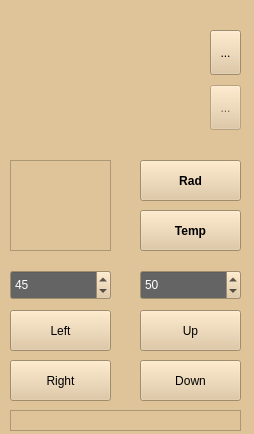
<?xml version="1.0" encoding="UTF-8"?>
<ui version="4.0">
 <author>Denis Khachko</author>
 <class>TurtlePult</class>
 <widget class="QWidget" name="TurtlePult">
  <property name="geometry">
   <rect>
    <x>0</x>
    <y>0</y>
    <width>254</width>
    <height>434</height>
   </rect>
  </property>
  <property name="minimumSize">
   <size>
    <width>254</width>
    <height>434</height>
   </size>
  </property>
  <property name="maximumSize">
   <size>
    <width>254</width>
    <height>434</height>
   </size>
  </property>
  <property name="palette">
   <palette>
    <active>
     <colorrole role="WindowText">
      <brush brushstyle="SolidPattern">
       <color alpha="255">
        <red>0</red>
        <green>0</green>
        <blue>0</blue>
       </color>
      </brush>
     </colorrole>
     <colorrole role="Button">
      <brush brushstyle="SolidPattern">
       <color alpha="255">
        <red>223</red>
        <green>196</green>
        <blue>153</blue>
       </color>
      </brush>
     </colorrole>
     <colorrole role="Light">
      <brush brushstyle="SolidPattern">
       <color alpha="255">
        <red>255</red>
        <green>255</green>
        <blue>255</blue>
       </color>
      </brush>
     </colorrole>
     <colorrole role="Midlight">
      <brush brushstyle="SolidPattern">
       <color alpha="255">
        <red>239</red>
        <green>225</green>
        <blue>204</blue>
       </color>
      </brush>
     </colorrole>
     <colorrole role="Dark">
      <brush brushstyle="SolidPattern">
       <color alpha="255">
        <red>111</red>
        <green>98</green>
        <blue>76</blue>
       </color>
      </brush>
     </colorrole>
     <colorrole role="Mid">
      <brush brushstyle="SolidPattern">
       <color alpha="255">
        <red>149</red>
        <green>131</green>
        <blue>102</blue>
       </color>
      </brush>
     </colorrole>
     <colorrole role="Text">
      <brush brushstyle="SolidPattern">
       <color alpha="255">
        <red>0</red>
        <green>0</green>
        <blue>0</blue>
       </color>
      </brush>
     </colorrole>
     <colorrole role="BrightText">
      <brush brushstyle="SolidPattern">
       <color alpha="255">
        <red>255</red>
        <green>255</green>
        <blue>255</blue>
       </color>
      </brush>
     </colorrole>
     <colorrole role="ButtonText">
      <brush brushstyle="SolidPattern">
       <color alpha="255">
        <red>0</red>
        <green>0</green>
        <blue>0</blue>
       </color>
      </brush>
     </colorrole>
     <colorrole role="Base">
      <brush brushstyle="SolidPattern">
       <color alpha="255">
        <red>255</red>
        <green>255</green>
        <blue>255</blue>
       </color>
      </brush>
     </colorrole>
     <colorrole role="Window">
      <brush brushstyle="SolidPattern">
       <color alpha="255">
        <red>223</red>
        <green>196</green>
        <blue>153</blue>
       </color>
      </brush>
     </colorrole>
     <colorrole role="Shadow">
      <brush brushstyle="SolidPattern">
       <color alpha="255">
        <red>0</red>
        <green>0</green>
        <blue>0</blue>
       </color>
      </brush>
     </colorrole>
     <colorrole role="AlternateBase">
      <brush brushstyle="SolidPattern">
       <color alpha="255">
        <red>239</red>
        <green>225</green>
        <blue>204</blue>
       </color>
      </brush>
     </colorrole>
     <colorrole role="ToolTipBase">
      <brush brushstyle="SolidPattern">
       <color alpha="255">
        <red>255</red>
        <green>255</green>
        <blue>220</blue>
       </color>
      </brush>
     </colorrole>
     <colorrole role="ToolTipText">
      <brush brushstyle="SolidPattern">
       <color alpha="255">
        <red>0</red>
        <green>0</green>
        <blue>0</blue>
       </color>
      </brush>
     </colorrole>
    </active>
    <inactive>
     <colorrole role="WindowText">
      <brush brushstyle="SolidPattern">
       <color alpha="255">
        <red>0</red>
        <green>0</green>
        <blue>0</blue>
       </color>
      </brush>
     </colorrole>
     <colorrole role="Button">
      <brush brushstyle="SolidPattern">
       <color alpha="255">
        <red>223</red>
        <green>196</green>
        <blue>153</blue>
       </color>
      </brush>
     </colorrole>
     <colorrole role="Light">
      <brush brushstyle="SolidPattern">
       <color alpha="255">
        <red>255</red>
        <green>255</green>
        <blue>255</blue>
       </color>
      </brush>
     </colorrole>
     <colorrole role="Midlight">
      <brush brushstyle="SolidPattern">
       <color alpha="255">
        <red>239</red>
        <green>225</green>
        <blue>204</blue>
       </color>
      </brush>
     </colorrole>
     <colorrole role="Dark">
      <brush brushstyle="SolidPattern">
       <color alpha="255">
        <red>111</red>
        <green>98</green>
        <blue>76</blue>
       </color>
      </brush>
     </colorrole>
     <colorrole role="Mid">
      <brush brushstyle="SolidPattern">
       <color alpha="255">
        <red>149</red>
        <green>131</green>
        <blue>102</blue>
       </color>
      </brush>
     </colorrole>
     <colorrole role="Text">
      <brush brushstyle="SolidPattern">
       <color alpha="255">
        <red>0</red>
        <green>0</green>
        <blue>0</blue>
       </color>
      </brush>
     </colorrole>
     <colorrole role="BrightText">
      <brush brushstyle="SolidPattern">
       <color alpha="255">
        <red>255</red>
        <green>255</green>
        <blue>255</blue>
       </color>
      </brush>
     </colorrole>
     <colorrole role="ButtonText">
      <brush brushstyle="SolidPattern">
       <color alpha="255">
        <red>0</red>
        <green>0</green>
        <blue>0</blue>
       </color>
      </brush>
     </colorrole>
     <colorrole role="Base">
      <brush brushstyle="SolidPattern">
       <color alpha="255">
        <red>255</red>
        <green>255</green>
        <blue>255</blue>
       </color>
      </brush>
     </colorrole>
     <colorrole role="Window">
      <brush brushstyle="SolidPattern">
       <color alpha="255">
        <red>223</red>
        <green>196</green>
        <blue>153</blue>
       </color>
      </brush>
     </colorrole>
     <colorrole role="Shadow">
      <brush brushstyle="SolidPattern">
       <color alpha="255">
        <red>0</red>
        <green>0</green>
        <blue>0</blue>
       </color>
      </brush>
     </colorrole>
     <colorrole role="AlternateBase">
      <brush brushstyle="SolidPattern">
       <color alpha="255">
        <red>239</red>
        <green>225</green>
        <blue>204</blue>
       </color>
      </brush>
     </colorrole>
     <colorrole role="ToolTipBase">
      <brush brushstyle="SolidPattern">
       <color alpha="255">
        <red>255</red>
        <green>255</green>
        <blue>220</blue>
       </color>
      </brush>
     </colorrole>
     <colorrole role="ToolTipText">
      <brush brushstyle="SolidPattern">
       <color alpha="255">
        <red>0</red>
        <green>0</green>
        <blue>0</blue>
       </color>
      </brush>
     </colorrole>
    </inactive>
    <disabled>
     <colorrole role="WindowText">
      <brush brushstyle="SolidPattern">
       <color alpha="255">
        <red>111</red>
        <green>98</green>
        <blue>76</blue>
       </color>
      </brush>
     </colorrole>
     <colorrole role="Button">
      <brush brushstyle="SolidPattern">
       <color alpha="255">
        <red>223</red>
        <green>196</green>
        <blue>153</blue>
       </color>
      </brush>
     </colorrole>
     <colorrole role="Light">
      <brush brushstyle="SolidPattern">
       <color alpha="255">
        <red>255</red>
        <green>255</green>
        <blue>255</blue>
       </color>
      </brush>
     </colorrole>
     <colorrole role="Midlight">
      <brush brushstyle="SolidPattern">
       <color alpha="255">
        <red>239</red>
        <green>225</green>
        <blue>204</blue>
       </color>
      </brush>
     </colorrole>
     <colorrole role="Dark">
      <brush brushstyle="SolidPattern">
       <color alpha="255">
        <red>111</red>
        <green>98</green>
        <blue>76</blue>
       </color>
      </brush>
     </colorrole>
     <colorrole role="Mid">
      <brush brushstyle="SolidPattern">
       <color alpha="255">
        <red>149</red>
        <green>131</green>
        <blue>102</blue>
       </color>
      </brush>
     </colorrole>
     <colorrole role="Text">
      <brush brushstyle="SolidPattern">
       <color alpha="255">
        <red>111</red>
        <green>98</green>
        <blue>76</blue>
       </color>
      </brush>
     </colorrole>
     <colorrole role="BrightText">
      <brush brushstyle="SolidPattern">
       <color alpha="255">
        <red>255</red>
        <green>255</green>
        <blue>255</blue>
       </color>
      </brush>
     </colorrole>
     <colorrole role="ButtonText">
      <brush brushstyle="SolidPattern">
       <color alpha="255">
        <red>111</red>
        <green>98</green>
        <blue>76</blue>
       </color>
      </brush>
     </colorrole>
     <colorrole role="Base">
      <brush brushstyle="SolidPattern">
       <color alpha="255">
        <red>223</red>
        <green>196</green>
        <blue>153</blue>
       </color>
      </brush>
     </colorrole>
     <colorrole role="Window">
      <brush brushstyle="SolidPattern">
       <color alpha="255">
        <red>223</red>
        <green>196</green>
        <blue>153</blue>
       </color>
      </brush>
     </colorrole>
     <colorrole role="Shadow">
      <brush brushstyle="SolidPattern">
       <color alpha="255">
        <red>0</red>
        <green>0</green>
        <blue>0</blue>
       </color>
      </brush>
     </colorrole>
     <colorrole role="AlternateBase">
      <brush brushstyle="SolidPattern">
       <color alpha="255">
        <red>223</red>
        <green>196</green>
        <blue>153</blue>
       </color>
      </brush>
     </colorrole>
     <colorrole role="ToolTipBase">
      <brush brushstyle="SolidPattern">
       <color alpha="255">
        <red>255</red>
        <green>255</green>
        <blue>220</blue>
       </color>
      </brush>
     </colorrole>
     <colorrole role="ToolTipText">
      <brush brushstyle="SolidPattern">
       <color alpha="255">
        <red>0</red>
        <green>0</green>
        <blue>0</blue>
       </color>
      </brush>
     </colorrole>
    </disabled>
   </palette>
  </property>
  <property name="font">
   <font>
    <weight>50</weight>
    <bold>false</bold>
   </font>
  </property>
  <property name="windowTitle">
   <string>Пульт</string>
  </property>
  <widget class="QPushButton" name="TempB">
   <property name="geometry">
    <rect>
     <x>140</x>
     <y>210</y>
     <width>101</width>
     <height>41</height>
    </rect>
   </property>
   <property name="font">
    <font>
     <weight>75</weight>
     <bold>true</bold>
    </font>
   </property>
   <property name="text">
    <string>Temp</string>
   </property>
  </widget>
  <widget class="QPushButton" name="UpB">
   <property name="geometry">
    <rect>
     <x>140</x>
     <y>310</y>
     <width>101</width>
     <height>41</height>
    </rect>
   </property>
   <property name="text">
    <string>Up</string>
   </property>
  </widget>
  <widget class="QPushButton" name="RightB">
   <property name="geometry">
    <rect>
     <x>10</x>
     <y>360</y>
     <width>101</width>
     <height>41</height>
    </rect>
   </property>
   <property name="text">
    <string>Right</string>
   </property>
  </widget>
  <widget class="QPushButton" name="LeftB">
   <property name="geometry">
    <rect>
     <x>10</x>
     <y>310</y>
     <width>101</width>
     <height>41</height>
    </rect>
   </property>
   <property name="text">
    <string>Left</string>
   </property>
  </widget>
  <widget class="QPushButton" name="DownB">
   <property name="geometry">
    <rect>
     <x>140</x>
     <y>360</y>
     <width>101</width>
     <height>41</height>
    </rect>
   </property>
   <property name="text">
    <string>Down</string>
   </property>
  </widget>
  <widget class="QPushButton" name="RadB">
   <property name="geometry">
    <rect>
     <x>140</x>
     <y>160</y>
     <width>101</width>
     <height>41</height>
    </rect>
   </property>
   <property name="font">
    <font>
     <weight>75</weight>
     <bold>true</bold>
    </font>
   </property>
   <property name="text">
    <string>Rad</string>
   </property>
  </widget>
  <widget class="QToolButton" name="ClearLog">
   <property name="geometry">
    <rect>
     <x>210</x>
     <y>30</y>
     <width>31</width>
     <height>45</height>
    </rect>
   </property>
   <property name="text">
    <string>...</string>
   </property>
   <property name="icon">
    <iconset resource="application.qrc">
     <normaloff>:/clear.png</normaloff>:/clear.png</iconset>
   </property>
  </widget>
  <widget class="QSpinBox" name="stepVal">
   <property name="geometry">
    <rect>
     <x>140</x>
     <y>270</y>
     <width>101</width>
     <height>30</height>
    </rect>
   </property>
   <property name="palette">
    <palette>
     <active>
      <colorrole role="WindowText">
       <brush brushstyle="SolidPattern">
        <color alpha="255">
         <red>0</red>
         <green>0</green>
         <blue>0</blue>
        </color>
       </brush>
      </colorrole>
      <colorrole role="Light">
       <brush brushstyle="SolidPattern">
        <color alpha="255">
         <red>216</red>
         <green>255</green>
         <blue>197</blue>
        </color>
       </brush>
      </colorrole>
      <colorrole role="Midlight">
       <brush brushstyle="SolidPattern">
        <color alpha="255">
         <red>194</red>
         <green>167</green>
         <blue>239</blue>
        </color>
       </brush>
      </colorrole>
      <colorrole role="Text">
       <brush brushstyle="SolidPattern">
        <color alpha="255">
         <red>255</red>
         <green>255</green>
         <blue>255</blue>
        </color>
       </brush>
      </colorrole>
      <colorrole role="ButtonText">
       <brush brushstyle="SolidPattern">
        <color alpha="255">
         <red>255</red>
         <green>255</green>
         <blue>255</blue>
        </color>
       </brush>
      </colorrole>
      <colorrole role="Base">
       <brush brushstyle="SolidPattern">
        <color alpha="255">
         <red>100</red>
         <green>100</green>
         <blue>100</blue>
        </color>
       </brush>
      </colorrole>
     </active>
     <inactive>
      <colorrole role="WindowText">
       <brush brushstyle="SolidPattern">
        <color alpha="255">
         <red>0</red>
         <green>0</green>
         <blue>0</blue>
        </color>
       </brush>
      </colorrole>
      <colorrole role="Light">
       <brush brushstyle="SolidPattern">
        <color alpha="255">
         <red>216</red>
         <green>255</green>
         <blue>197</blue>
        </color>
       </brush>
      </colorrole>
      <colorrole role="Midlight">
       <brush brushstyle="SolidPattern">
        <color alpha="255">
         <red>194</red>
         <green>167</green>
         <blue>239</blue>
        </color>
       </brush>
      </colorrole>
      <colorrole role="Text">
       <brush brushstyle="SolidPattern">
        <color alpha="255">
         <red>255</red>
         <green>255</green>
         <blue>255</blue>
        </color>
       </brush>
      </colorrole>
      <colorrole role="ButtonText">
       <brush brushstyle="SolidPattern">
        <color alpha="255">
         <red>255</red>
         <green>255</green>
         <blue>255</blue>
        </color>
       </brush>
      </colorrole>
      <colorrole role="Base">
       <brush brushstyle="SolidPattern">
        <color alpha="255">
         <red>100</red>
         <green>100</green>
         <blue>100</blue>
        </color>
       </brush>
      </colorrole>
     </inactive>
     <disabled>
      <colorrole role="WindowText">
       <brush brushstyle="SolidPattern">
        <color alpha="255">
         <red>111</red>
         <green>98</green>
         <blue>76</blue>
        </color>
       </brush>
      </colorrole>
      <colorrole role="Light">
       <brush brushstyle="SolidPattern">
        <color alpha="255">
         <red>216</red>
         <green>255</green>
         <blue>197</blue>
        </color>
       </brush>
      </colorrole>
      <colorrole role="Midlight">
       <brush brushstyle="SolidPattern">
        <color alpha="255">
         <red>194</red>
         <green>167</green>
         <blue>239</blue>
        </color>
       </brush>
      </colorrole>
      <colorrole role="Text">
       <brush brushstyle="SolidPattern">
        <color alpha="255">
         <red>111</red>
         <green>98</green>
         <blue>76</blue>
        </color>
       </brush>
      </colorrole>
      <colorrole role="ButtonText">
       <brush brushstyle="SolidPattern">
        <color alpha="255">
         <red>111</red>
         <green>98</green>
         <blue>76</blue>
        </color>
       </brush>
      </colorrole>
      <colorrole role="Base">
       <brush brushstyle="SolidPattern">
        <color alpha="255">
         <red>223</red>
         <green>196</green>
         <blue>153</blue>
        </color>
       </brush>
      </colorrole>
     </disabled>
    </palette>
   </property>
   <property name="minimum">
    <number>0</number>
   </property>
   <property name="maximum">
    <number>500</number>
   </property>
   <property name="value">
    <number>50</number>
   </property>
  </widget>
  <widget class="QSpinBox" name="gradVal">
   <property name="geometry">
    <rect>
     <x>10</x>
     <y>270</y>
     <width>101</width>
     <height>30</height>
    </rect>
   </property>
   <property name="palette">
    <palette>
     <active>
      <colorrole role="WindowText">
       <brush brushstyle="SolidPattern">
        <color alpha="255">
         <red>0</red>
         <green>0</green>
         <blue>0</blue>
        </color>
       </brush>
      </colorrole>
      <colorrole role="Light">
       <brush brushstyle="SolidPattern">
        <color alpha="255">
         <red>216</red>
         <green>255</green>
         <blue>197</blue>
        </color>
       </brush>
      </colorrole>
      <colorrole role="Midlight">
       <brush brushstyle="SolidPattern">
        <color alpha="255">
         <red>194</red>
         <green>167</green>
         <blue>239</blue>
        </color>
       </brush>
      </colorrole>
      <colorrole role="Text">
       <brush brushstyle="SolidPattern">
        <color alpha="255">
         <red>255</red>
         <green>255</green>
         <blue>255</blue>
        </color>
       </brush>
      </colorrole>
      <colorrole role="ButtonText">
       <brush brushstyle="SolidPattern">
        <color alpha="255">
         <red>255</red>
         <green>255</green>
         <blue>255</blue>
        </color>
       </brush>
      </colorrole>
      <colorrole role="Base">
       <brush brushstyle="SolidPattern">
        <color alpha="255">
         <red>100</red>
         <green>100</green>
         <blue>100</blue>
        </color>
       </brush>
      </colorrole>
     </active>
     <inactive>
      <colorrole role="WindowText">
       <brush brushstyle="SolidPattern">
        <color alpha="255">
         <red>0</red>
         <green>0</green>
         <blue>0</blue>
        </color>
       </brush>
      </colorrole>
      <colorrole role="Light">
       <brush brushstyle="SolidPattern">
        <color alpha="255">
         <red>216</red>
         <green>255</green>
         <blue>197</blue>
        </color>
       </brush>
      </colorrole>
      <colorrole role="Midlight">
       <brush brushstyle="SolidPattern">
        <color alpha="255">
         <red>194</red>
         <green>167</green>
         <blue>239</blue>
        </color>
       </brush>
      </colorrole>
      <colorrole role="Text">
       <brush brushstyle="SolidPattern">
        <color alpha="255">
         <red>255</red>
         <green>255</green>
         <blue>255</blue>
        </color>
       </brush>
      </colorrole>
      <colorrole role="ButtonText">
       <brush brushstyle="SolidPattern">
        <color alpha="255">
         <red>255</red>
         <green>255</green>
         <blue>255</blue>
        </color>
       </brush>
      </colorrole>
      <colorrole role="Base">
       <brush brushstyle="SolidPattern">
        <color alpha="255">
         <red>100</red>
         <green>100</green>
         <blue>100</blue>
        </color>
       </brush>
      </colorrole>
     </inactive>
     <disabled>
      <colorrole role="WindowText">
       <brush brushstyle="SolidPattern">
        <color alpha="255">
         <red>111</red>
         <green>98</green>
         <blue>76</blue>
        </color>
       </brush>
      </colorrole>
      <colorrole role="Light">
       <brush brushstyle="SolidPattern">
        <color alpha="255">
         <red>216</red>
         <green>255</green>
         <blue>197</blue>
        </color>
       </brush>
      </colorrole>
      <colorrole role="Midlight">
       <brush brushstyle="SolidPattern">
        <color alpha="255">
         <red>194</red>
         <green>167</green>
         <blue>239</blue>
        </color>
       </brush>
      </colorrole>
      <colorrole role="Text">
       <brush brushstyle="SolidPattern">
        <color alpha="255">
         <red>111</red>
         <green>98</green>
         <blue>76</blue>
        </color>
       </brush>
      </colorrole>
      <colorrole role="ButtonText">
       <brush brushstyle="SolidPattern">
        <color alpha="255">
         <red>111</red>
         <green>98</green>
         <blue>76</blue>
        </color>
       </brush>
      </colorrole>
      <colorrole role="Base">
       <brush brushstyle="SolidPattern">
        <color alpha="255">
         <red>223</red>
         <green>196</green>
         <blue>153</blue>
        </color>
       </brush>
      </colorrole>
     </disabled>
    </palette>
   </property>
   <property name="maximum">
    <number>360</number>
   </property>
   <property name="value">
    <number>45</number>
   </property>
  </widget>
  <widget class="QFrame" name="gradProto">
   <property name="geometry">
    <rect>
     <x>10</x>
     <y>160</y>
     <width>101</width>
     <height>91</height>
    </rect>
   </property>
   <property name="frameShape">
    <enum>QFrame::StyledPanel</enum>
   </property>
   <property name="frameShadow">
    <enum>QFrame::Raised</enum>
   </property>
  </widget>
  <widget class="QFrame" name="frame">
   <property name="geometry">
    <rect>
     <x>10</x>
     <y>410</y>
     <width>231</width>
     <height>21</height>
    </rect>
   </property>
   <property name="frameShape">
    <enum>QFrame::StyledPanel</enum>
   </property>
   <property name="frameShadow">
    <enum>QFrame::Raised</enum>
   </property>
   <widget class="QLabel" name="label">
    <property name="geometry">
     <rect>
      <x>10</x>
      <y>2</y>
      <width>211</width>
      <height>20</height>
     </rect>
    </property>
    <property name="sizePolicy">
     <sizepolicy hsizetype="Preferred" vsizetype="Preferred">
      <horstretch>3</horstretch>
      <verstretch>60</verstretch>
     </sizepolicy>
    </property>
    <property name="text">
     <string/>
    </property>
   </widget>
  </widget>
  <widget class="QToolButton" name="toKumir">
   <property name="enabled">
    <bool>false</bool>
   </property>
   <property name="geometry">
    <rect>
     <x>210</x>
     <y>85</y>
     <width>31</width>
     <height>45</height>
    </rect>
   </property>
   <property name="palette">
    <palette>
     <active>
      <colorrole role="Light">
       <brush brushstyle="SolidPattern">
        <color alpha="255">
         <red>170</red>
         <green>170</green>
         <blue>0</blue>
        </color>
       </brush>
      </colorrole>
     </active>
     <inactive>
      <colorrole role="Light">
       <brush brushstyle="SolidPattern">
        <color alpha="255">
         <red>170</red>
         <green>170</green>
         <blue>0</blue>
        </color>
       </brush>
      </colorrole>
     </inactive>
     <disabled>
      <colorrole role="Light">
       <brush brushstyle="SolidPattern">
        <color alpha="255">
         <red>170</red>
         <green>170</green>
         <blue>0</blue>
        </color>
       </brush>
      </colorrole>
     </disabled>
    </palette>
   </property>
   <property name="text">
    <string>...</string>
   </property>
   <property name="icon">
    <iconset resource="application.qrc">
     <normaloff>:/img/kumir.png</normaloff>:/img/kumir.png</iconset>
   </property>
  </widget>
 </widget>
 <resources>
  <include location="application.qrc"/>
 </resources>
 <connections/>
</ui>
